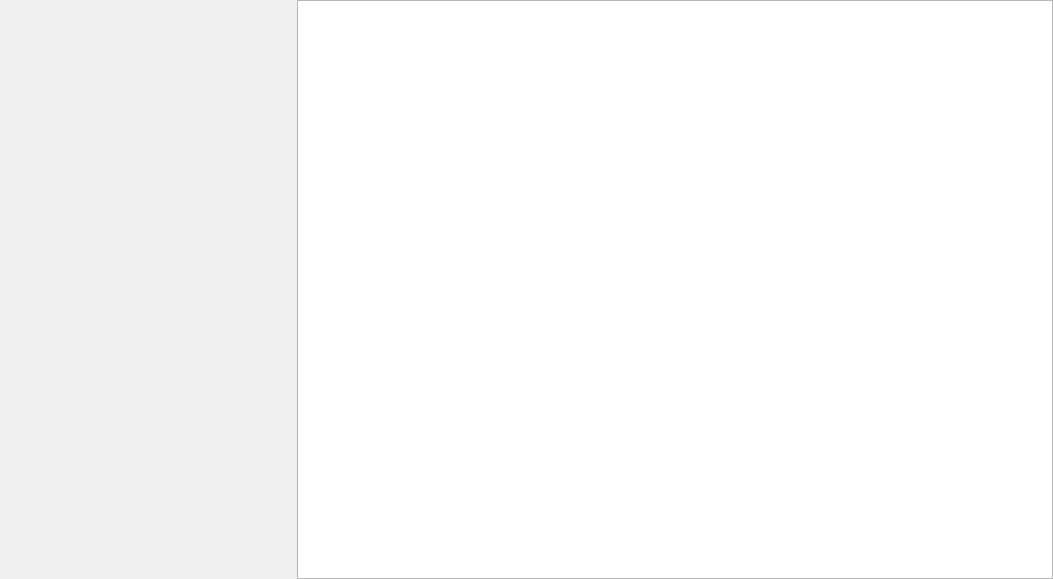
<?xml version="1.0" encoding="UTF-8"?>
<ui version="4.0">
 <class>Q_Cal_TX_LO_Leak_Widget</class>
 <widget class="QWidget" name="Q_Cal_TX_LO_Leak_Widget">
  <property name="geometry">
   <rect>
    <x>0</x>
    <y>0</y>
    <width>1053</width>
    <height>579</height>
   </rect>
  </property>
  <property name="windowTitle">
   <string>Form</string>
  </property>
  <layout class="QVBoxLayout" name="verticalLayout" stretch="1">
   <property name="spacing">
    <number>0</number>
   </property>
   <property name="leftMargin">
    <number>0</number>
   </property>
   <property name="topMargin">
    <number>0</number>
   </property>
   <property name="rightMargin">
    <number>0</number>
   </property>
   <property name="bottomMargin">
    <number>0</number>
   </property>
   <item>
    <widget class="QSplitter" name="splitter1">
     <property name="sizePolicy">
      <sizepolicy hsizetype="Expanding" vsizetype="Expanding">
       <horstretch>0</horstretch>
       <verstretch>0</verstretch>
      </sizepolicy>
     </property>
     <property name="orientation">
      <enum>Qt::Horizontal</enum>
     </property>
     <property name="handleWidth">
      <number>1</number>
     </property>
     <widget class="Q_Config_Result_Widget" name="config_result" native="true"/>
     <widget class="QSplitter" name="splitter0">
      <property name="orientation">
       <enum>Qt::Vertical</enum>
      </property>
      <property name="handleWidth">
       <number>1</number>
      </property>
      <widget class="Q_Table_View" name="tableView"/>
     </widget>
    </widget>
   </item>
  </layout>
 </widget>
 <customwidgets>
  <customwidget>
   <class>Q_Table_View</class>
   <extends>QTableView</extends>
   <header>table_view.hpp</header>
  </customwidget>
  <customwidget>
   <class>Q_Config_Result_Widget</class>
   <extends>QWidget</extends>
   <header>config_result.h</header>
   <container>1</container>
  </customwidget>
 </customwidgets>
 <resources/>
 <connections/>
</ui>
